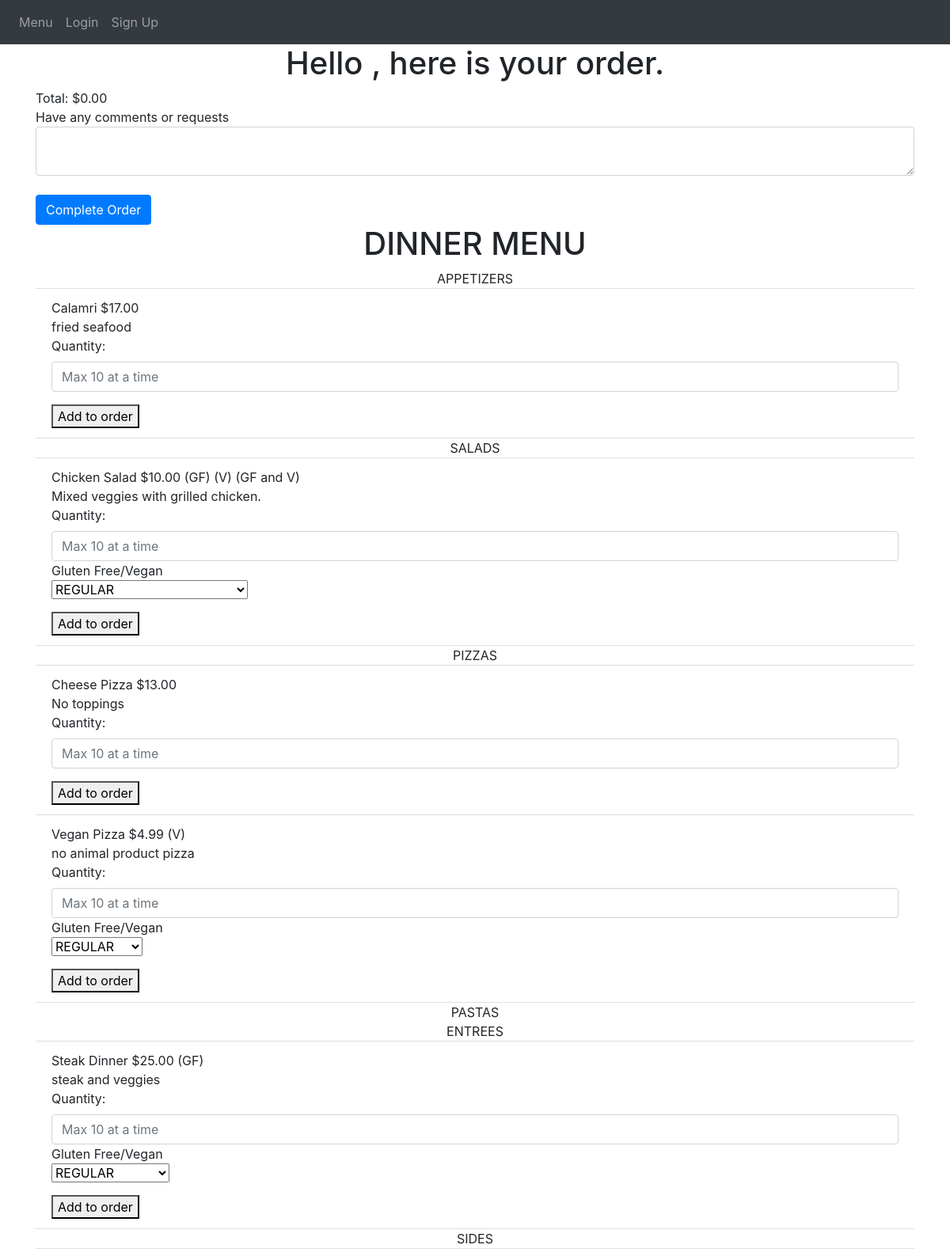
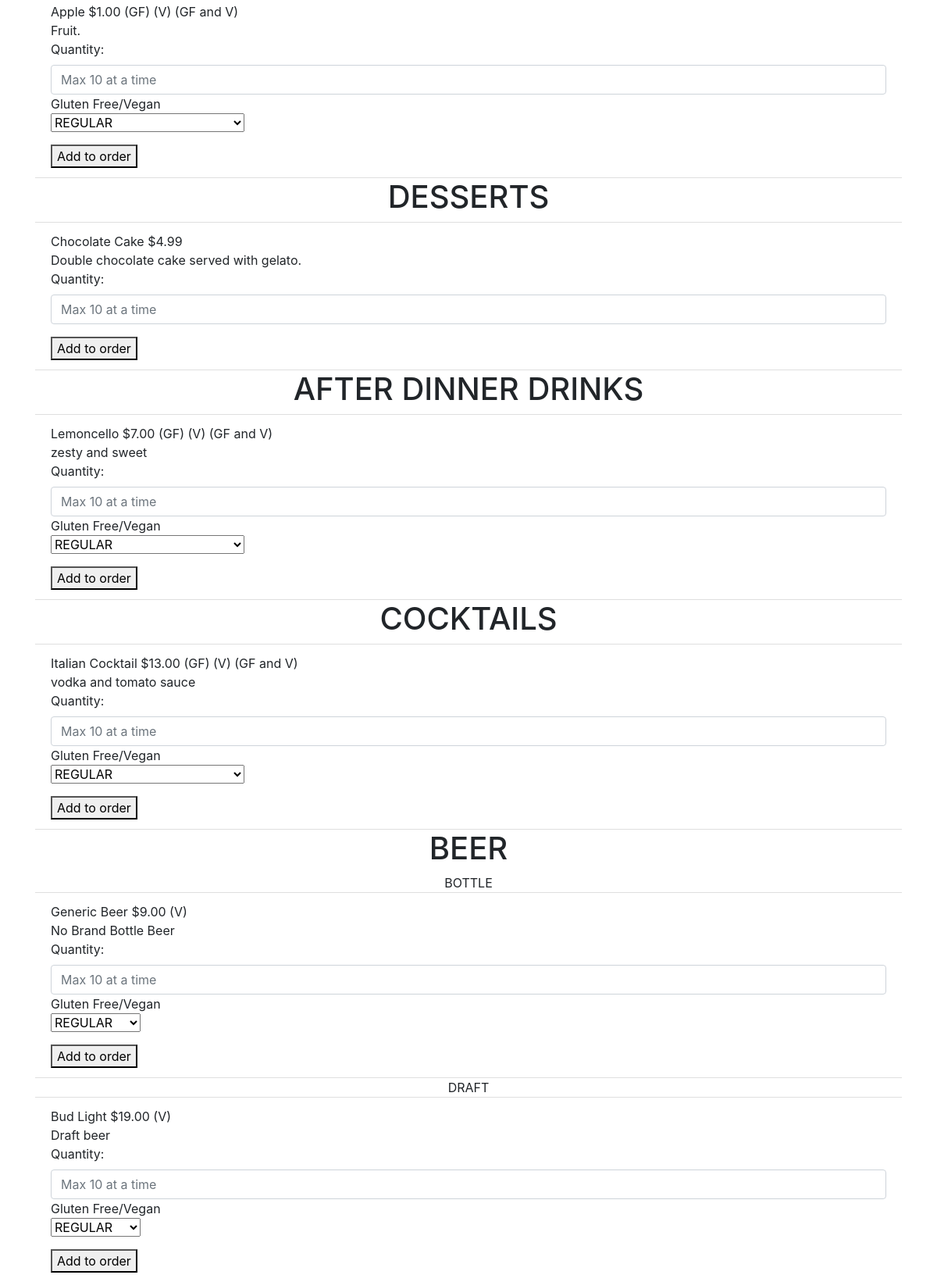
/refresh-order, run on the app's committed database (2 pictures, top to bottom).
### avanzareApp/models.py (models this page shows)
class Order(db.Model):
    id = db.Column(db.Integer, primary_key=True)
    name = db.Column(db.String(150))
    comment = db.Column(db.String(10000))
    total = db.Column(db.Float)
    date = db.Column(db.DateTime(timezone=True), default=func.now())
    user_id = db.Column(db.Integer, db.ForeignKey('user.id'))
    is_active = db.Column(db.String(10))
    items = db.relationship('Menu_order')

class Menu(db.Model):
    id = db.Column(db.Integer, primary_key=True)
    name = db.Column(db.String(150), unique=True)
    price = db.Column(db.String(150))
    description = db.Column(db.String(10000))
    menu_type = db.Column(db.String(150))
    gluten_free = db.Column(db.String(150))
    vegan = db.Column(db.String(150))
    date = db.Column(db.DateTime(timezone=True), default=func.now())
    user_id = db.Column(db.Integer, db.ForeignKey('user.id'))

### avanzareApp/views.py (the view, shortened to what this page needs)
@views.route('/refresh-order', methods=['GET', 'POST'])
def refresh_order():
    new_order = db.session.query(Order).order_by(Order.id.desc()).first()
    user = User.query.filter(User.email == 'headChef@gmail.com').first()
    items = Menu.query.filter_by(user_id=user.id).order_by(Menu.name).all()
    return render_template("order.html", items=items, new_order=new_order, user=current_user)

### avanzareApp/templates/order.html (shortened to what this page needs)
{% extends "base.html" %} {% block title %}Home{% endblock %}
{% block content %}
    <h1 align="center"> Hello {{ user.first_name }}, here is your order. </h1>
{% if "${:,.2f}".format(new_order.total) == "$-0.00" %}
   <div>Total: $0.00</div>
{% else %}
    <div>Total: {{ "${:,.2f}".format(new_order.total) }}</div>
{% endif %}
<form method="POST">
    <div>Have any comments or requests</div>
    <textarea name="comment" id="comment" class="form-control"></textarea>
    <br />
    <button type="submit" class="btn btn-primary">Complete Order</button>
</form>
    <h1 align="center"> DINNER MENU </h1>
        <ul class="list-group list-group-flush" id="items">
            {% set gf = "(GF)" %}
            {% set v = "(V)" %}
            {% set gfv = "(GF and V)" %}
            {% set print_once = 1 %}
            {% for menu in ["APPETIZERS", "SALADS", "PIZZAS", "PASTAS", "ENTREES", "SIDES", "DESSERT MENU", "AFTER DINNER DRINKS", "COCKTAILS", "BOTTLE", "DRAFT"] %}
                {% if print_once == 1 %}
                    {% if menu == "DESSERT MENU" %}
                        <h1 align="center"> DESSERTS </h1>
                        {% set print_once = 0 %}
                    {% elif menu == "AFTER DINNER DRINKS" %}
                        <h1 align="center"> AFTER DINNER DRINKS </h1>
                        {% set print_once = 0 %}
                    {% elif menu == "COCKTAILS" %}
                        <h1 align="center"> COCKTAILS </h1>
                        {% set print_once = 0 %}
                    {% elif menu == "BOTTLE" %}
                        <h1 align="center"> BEER </h1>
                        <div align="center">{{ menu }}</div>
                        {% set print_once = 0 %}
                    {% else %}
                        <div align="center">{{ menu }}</div>
                        {% set print_once = 0 %}
                    {% endif %}
                {% endif %}
              {% for item in items %}
                    {% if item.menu_type == menu %}
                      <li class="list-group-item">
                          {{ item.name }}
                          {% set tmp = "$" + (item.price | string) %}
                          {{ tmp }}
                          {% if item.gluten_free == "GLUTEN FREE" %}
                            {{ gf }}
                          {% endif %}
                          {% if item.vegan == "VEGAN" %}
                              {{ v }}
                          {% endif %}
                          {% if (item.gluten_free == "GLUTEN FREE") and (item.vegan == "VEGAN") %}
                              {{ gfv }}
                          {% endif %}
                          <br />
                          {{ item.description }}
                          <br />
                          <form action="/add-to-order/{{ new_order.id }}" method="POST">
                              <div class="form-group">
                                    <label for="quantity">Quantity: </label>
                                    <input
                                            type="quantity"
                                            class="form-control"
                                            id="quantity"
                                            name="quantity"
                                            placeholder="Max 10 at a time"
                                    />
                                  {% if (item.gluten_free == "GLUTEN FREE") or (item.vegan == "VEGAN") %}
                                    <div>Gluten Free/Vegan</div>
                                    <select class="selectpicker" type="dish_accommodation" id="dish_accommodation" name="dish_accommodation">
                                      <optgroup label="CHOOSE ONE" >
                                          <option>REGULAR</option>
                                      </optgroup>
                                    </select>
                                  {% endif %}
                              </div>
                              <button>Add to order</button>
                          </form>
                      </li>
                    {% endif %}
              {% endfor %}
            {% set print_once = 1 %}
            {% endfor %}
        </ul>
{% endblock %}

### avanzareApp/templates/base.html (shortened to what this page needs)
<!DOCTYPE html>
<html lang="en">
<head>
    <link
      rel="stylesheet"
      href="https://stackpath.bootstrapcdn.com/bootstrap/4.4.1/css/bootstrap.min.css"
    />
    <link
      rel="stylesheet"
      href="https://stackpath.bootstrapcdn.com/font-awesome/4.7.0/css/font-awesome.min.css"
    />
    <link rel="stylesheet" href="style.css">
</head>
<body>
    <nav class="navbar navbar-expand-lg navbar-dark bg-dark">
        <div class="collapse navbar-collapse" id="navbar">
            <div class="navbar-nav">
                {% if user.is_authenticated %}
                    {% if user.email == "headChef@gmail.com" %}
                        <a class="nav-item nav-link" id="edit_menu" href="/add-menu-item">Edit Menu</a>
                        <a class="nav-item nav-link" id="view_orders" href="/view-orders">View Orders</a>
                    {% endif %}
                    <a class="nav-item nav-link" id="home" href="/">Home</a>
                    <a class="nav-item nav-link" id="user_home" href="/user_home">User Home</a>
                    <a class="nav-item nav-link" id="order" href="/order">Order</a>
                    <a class="nav-item nav-link" id="logout" href="/logout">Logout</a>
                {% else %}
                    <a class="nav-item nav-link" id="menu" href="/start_page">Menu</a>
                    <a class="nav-item nav-link" id="login" href="/login">Login</a>
                    <a class="nav-item nav-link" id="signup" href="/sign-up">Sign Up</a>
                {% endif %}
            </div>
        </div>
    </nav>
    <div class="container">
    {% block content %}
    {% endblock %}
    </div>
</body>
</html>

### data on the page
Order: total "$0.00"
Menu: name "Calamri", tmp "$17.00", description "fried seafood"
Menu: name "Chicken Salad", tmp "$10.00", gf "(GF)", v "(V)", gfv "(GF and V)", description "Mixed veggies with grilled chicken."
Menu: name "Cheese Pizza", tmp "$13.00", description "No toppings"
Menu: name "Vegan Pizza", tmp "$4.99", v "(V)", description "no animal product pizza"
Menu: name "Steak Dinner", tmp "$25.00", gf "(GF)", description "steak and veggies"
Menu: name "Apple", tmp "$1.00", gf "(GF)", v "(V)", gfv "(GF and V)", description "Fruit."
Menu: name "Chocolate Cake", tmp "$4.99", description "Double chocolate cake served with gelato."
Menu: name "Lemoncello", tmp "$7.00", gf "(GF)", v "(V)", gfv "(GF and V)", description "zesty and sweet"
Menu: name "Italian Cocktail", tmp "$13.00", gf "(GF)", v "(V)", gfv "(GF and V)", description "vodka and tomato sauce"
Menu: name "Generic Beer", tmp "$9.00", v "(V)", description "No Brand Bottle Beer"
Menu: name "Bud Light", tmp "$19.00", v "(V)", description "Draft beer"

### other printed values
{{ menu }} "APPETIZERS" "SALADS" "PIZZAS" "PASTAS" "ENTREES" "SIDES" "DRAFT"
{{ menu }} "BOTTLE"
